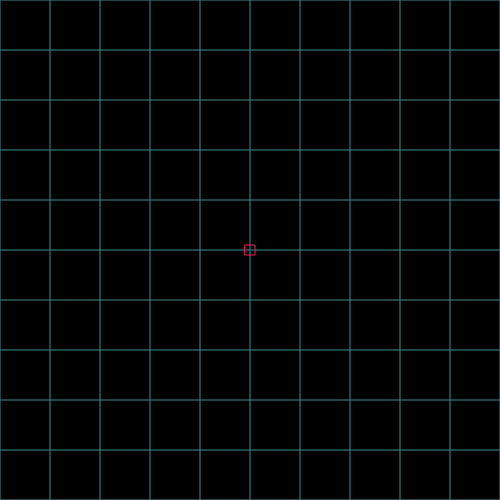
Frame 1 (no input)
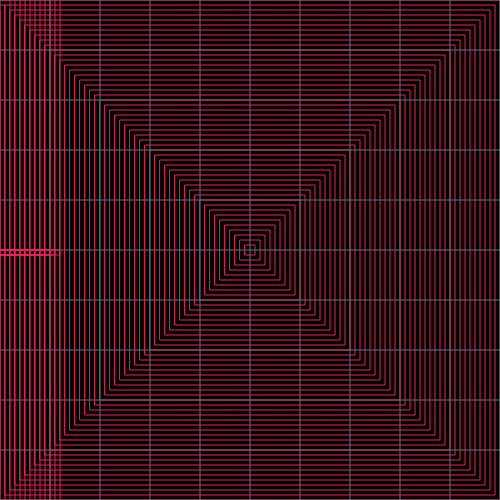
Frame 60 (no input)
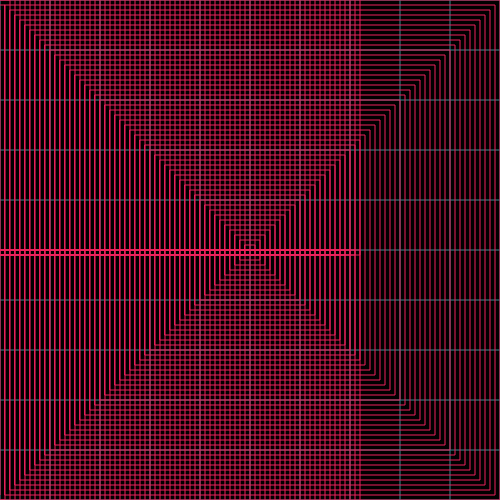
Frame 120 (the mouse pressed at the canvas centre since frame 60)

The p5.js sketch that drew these frames (run headless with seeded random() and noise() and a simulated clock; from frame 60 on, the mouse is pressed at the canvas centre):

// p5.js sketch
// ── sketch.js
let x1 = 0
let x2 = 0
let x3 = 0
let x4 = 0

function setup() {
    translate(width * 0.5, height * 0.5);
    createCanvas(500, 500);
    frameRate(30);
    angleMode(RADIANS);
    background(0);
    for (i = 0; i < 2000; i = i + 50) {
    stroke(color(63,138,146));
        line(0, i, 2000, i);
        line(i, 0, i, 2000);
    }

    stroke(color(79, 180, 177));
  fill(0, 0, 0, 25)
 
    strokeWeight(1);
}

function draw() {
  fill(0,0,0,0);
      stroke(color(63,138,146));
stroke(color(237,34,93));
rect(245-x1, 245-x1,10+x1+x2, 10+(x2*2));
     // stroke(color(237,34,93));

 rect(-245-x1, 245-x1,10+x1+x2, 10+x1);
   rect(-245-x1, 250,10+x1+x2, 10+x1);


  x1+=5;
  x2+=5;
  

  
}


function mouseClicked() {
    x1 = 0;
    x2 = 0;
    setup();
}
